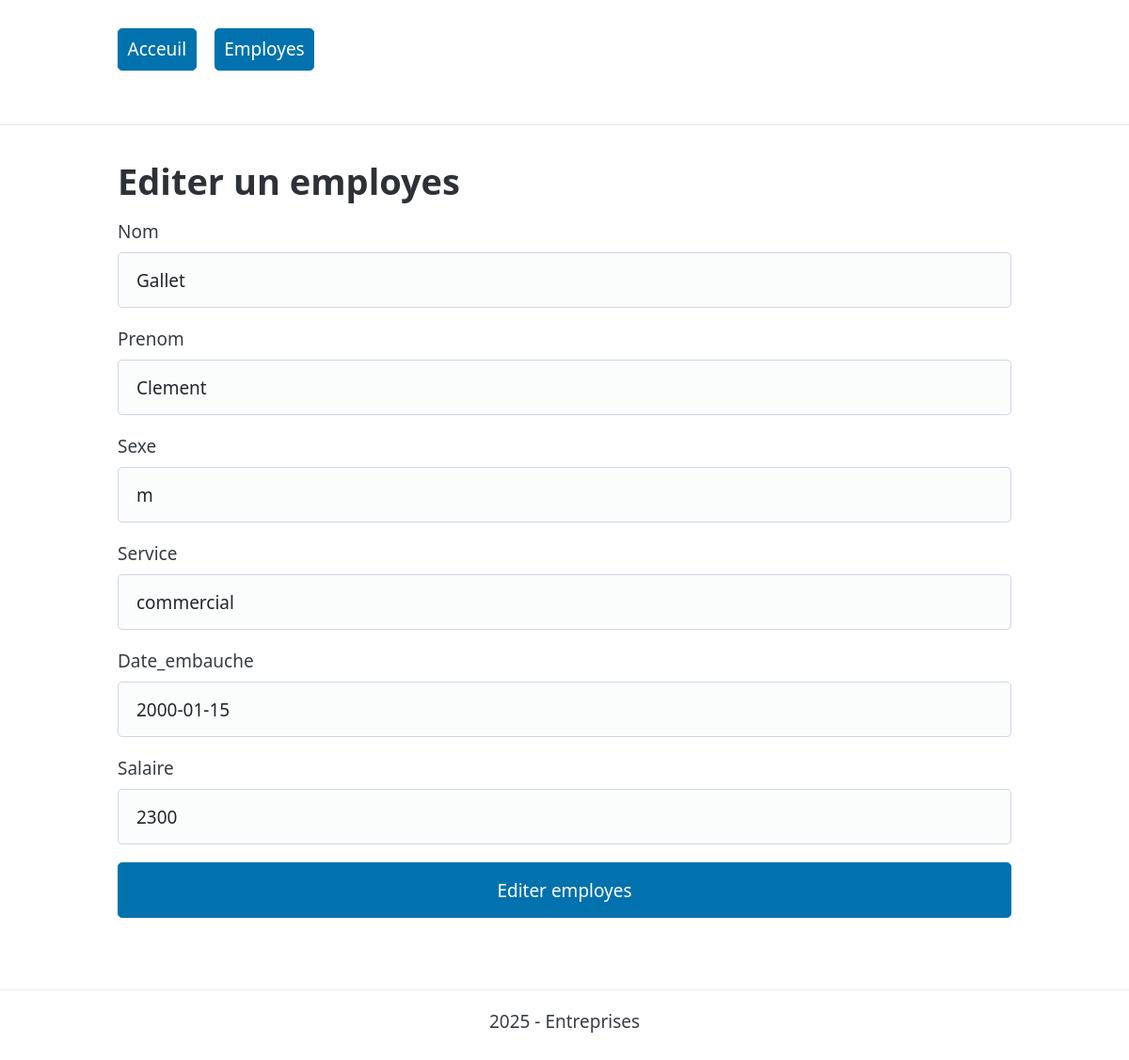
Page /employes/edit-employes.php?id=388 on the committed database.
### tables this page shows
CREATE TABLE `employes` (
  `id_employes` int NOT NULL AUTO_INCREMENT,
  `prenom` varchar(20) DEFAULT NULL,
  `nom` varchar(20) DEFAULT NULL,
  `sexe` enum('m','f') NOT NULL,
  `service` varchar(30) DEFAULT NULL,
  `date_embauche` date DEFAULT NULL,
  `salaire` float DEFAULT NULL,
  PRIMARY KEY (id_employes)
);

### employes/edit-employes.php (called while the page is built, shortened)
<?php
include dirname(__DIR__) . '/fonctions.php';
require dirname(__DIR__) . '/connexiondb.php';
$idEditEmployes = $_GET['id'] ?? null;
$employes = getEmployes($pdo,$idEditEmployes);
include PATH_PROJET . '/views/employes/edit-employes-view.php';

### fonctions.php (called while the page is built, shortened)
<?php
function getEmployes($pdo, $idParam)
{
    $sql = "SELECT * FROM employes WHERE id_employes = :id";
    $stmt = $pdo->prepare($sql);
    $stmt->execute([
        ':id' => $idParam
    ]);
    $employes = $stmt->fetch();
    return $employes;
}

### views/employes/edit-employes-view.php (the view, shortened to what this page needs)
<?php
require PATH_PROJET . '/views/partials/header.php'; ?>
        <h1>Editer un employes</h1>
        <form action="?id=<?= $employes['id_employes']; ?>" method="POST">
            <div>
                <label for="nom">Nom</label>
                <input type="text" name="nom" value="<?= $employes['nom']; ?>"  required>
            </div>
             <div>
                <label for="prenom">Prenom</label>
                <input type="text" name="prenom" value="<?= $employes['prenom']; ?>" required>
            </div>
            <div>
                <label for="sexe">Sexe</label>
                <input type="text" name="sexe" value="<?= $employes['sexe']; ?>" required>
            </div>
            <div>
                <label for="service">Service</label>
                <input type="text" name="service" value="<?= $employes['service']; ?>"  required>
            </div>
             <div>
                <label for="date_embauche">Date_embauche</label>
                <input type="text" name="service" value="<?= $employes['date_embauche']; ?>"  required>
            </div>
             <div>
                <label for="salaire">Salaire</label>
                <input type="text" name="salaire" value="<?= $employes['salaire']; ?>"  required>
            </div>
            <div>
                <button type="submit" name="envoyer">Editer employes</button>
            </div>
        </form>
<?php require PATH_PROJET . '/views/partials/footer.php'; ?>

### rows in the picture
employes: nom "Gallet", prenom "Clement", sexe "m", service "commercial", service "2000-01-15", salaire "2300"
